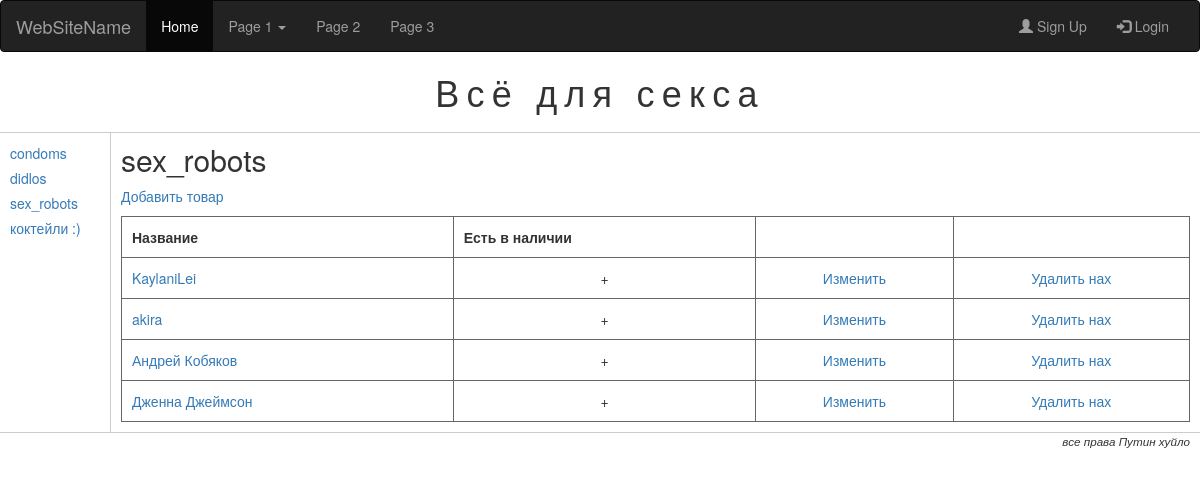
Before: /goods/3/ with the older database file.
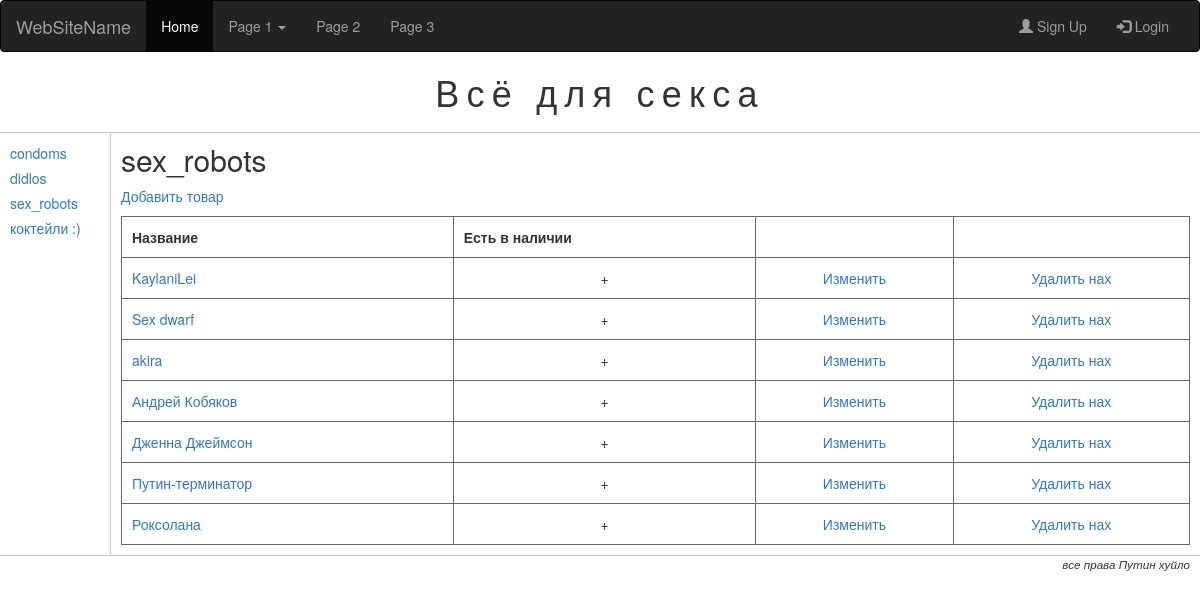
After: the same page with the newer database file.
### startup/models.py (models this page shows, shortened)
class Category(models.Model):
    name = models.CharField(max_length = 30, unique = True)

class Good(models.Model):
    name =  models.CharField(max_length =50, unique = True)
    description =  models.TextField()
    in_stock = models.BooleanField(default =  True, db_index = True)
    category =  models.ForeignKey(Category, null= True, blank = True, on_delete = models.SET_NULL)
    """class  Meta:
        ordering = ["-price", "name"]
        unique_together = ("category", "name", "price")
        verbose_name = "товар"
        verbose_name_plural = "товары" """

### startup/twviews.py (the view)
# urls.py: url(r'^(?:(?P<cat_id>\d+)/)?$', GoodListView.as_view(), name="index"),
class GoodListView(ListView, CategoryListMixin):
    template_name = "index.html"
    paginate_by = 10
    cat = None
    def get(self, request, *args, **kwargs):
        if self.kwargs["cat_id"] == None:
            self.cat = Category.objects.first()
        else:
            self.cat = Category.objects.get(pk = self.kwargs["cat_id"])
        return super(GoodListView, self).get(self, *args, **kwargs)
    def get_context_data(self, **kwargs):
        context = super(GoodListView, self).get_context_data(**kwargs)
        context["category"] = self.cat
        return context
    def get_queryset(self):
        return Good.objects.filter(category = self.cat).order_by("name")

### startup/twviews.py (called while the page is built)
    def get_context_data(self, **kwargs):
        context = super(CategoryListMixin, self).get_context_data(**kwargs)
        context["cats"] =Category.objects.order_by("name")
        return context

### templates/index.html (shortened to what this page needs)
{% extends "base.html" %}
{% block main %}
      <h2> {{category.name}} </h2>
      <p><a href="{% url "good_add" cat_id=category.id %}?page={{ page_obj.number }}">Добавить товар</a></p>
        <table>
    	    <tr>
    	      <th> Название</th>
    	      <th> Есть в наличии</th>
            <th>&nbsp;</th>
            <th>&nbsp;</th>
    	    </tr>
    	    {% for good in object_list %}
    	      <tr>
    	        <td><a href="{%  url "good" good_id=good.id %}?page={{page_obj.number}}">{{good.name}}</a></td>
    	        <td class = "centered"> {% if good.in_stock %} + {% endif %}</td>
              <td class="centered"><a href="{% url "good_edit" good_id=good.id %}?page={{ page_obj.number }}">Изменить</a></td>
              <td class="centered"><a href="{% url "good_delete" good_id=good.id %}?page={{ page_obj.number }}">Удалить нах</a></td>
    	      </tr>
    	    {% endfor %}
        </table>
{% endblock %}

### templates/base.html (shortened to what this page needs)
{% load staticfiles %}
<!doctype html>
<html>
  <head>
  <link rel="stylesheet" href="https://maxcdn.bootstrapcdn.com/bootstrap/3.3.7/css/bootstrap.min.css">
    <link type="text/css" href ="{% static "main.css" %}" rel="stylesheet">
  </head>
  <body>
     <nav class="navbar navbar-inverse">
  <div class="container-fluid">
    <div class="navbar-header">
      <a class="navbar-brand" href="#">WebSiteName</a>
    </div>
    <div class="collapse navbar-collapse" id="myNavbar">
      <ul class="nav navbar-nav">
        <li class="active"><a href="#">Home</a></li>
        <li class="dropdown">
          <a class="dropdown-toggle" data-toggle="dropdown" href="#">Page 1 <span class="caret"></span></a>
        </li>
        <li><a href="#">Page 2</a></li>
        <li><a href="#">Page 3</a></li>
      </ul>
      <ul class="nav navbar-nav navbar-right">
        <li><a href="#"><span class="glyphicon glyphicon-user"></span> Sign Up</a></li>
        <li><a href="#"><span class="glyphicon glyphicon-log-in"></span> Login</a></li>
      </ul>
    </div>
  </div>
</nav>
    <div id = "header">
      <h1> Всё для секса </h1>
    </div>
    <div id="leftmenu">
      <ul>
        {% for cat in cats %}
          <li><a href="{% url "index" cat_id=cat.id%}">{{cat.name}}</a> </li>
        {% endfor %}
      </ul>
    </div>
    <div id="main">
       {% block main %}
       {% endblock %}
    </div>
    <div id = "footer">
        <p>все права Путин хуйло</p>
      </div>
  </body>
</html>

### static/main.css (style rules this page uses)
body { margin: 0px; padding: 0px; }
#header { text-align: center; border-bottom: 1px #cccccc solid; }
#header h1 { margin: 20px 0px 20px 0px; letter-spacing: 0.2em; }
#leftmenu { float:left; width: 100px; padding: 10px; }
#leftmenu ul { margin: 0px; padding: 0px; }
#leftmenu ul li { list-style-type: none; margin-bottom: 5px; }
#main { margin-left: 110px; border-left: 1px #cccccc solid; padding: 10px; }
#main h2 { margin: 0px 0px 10px 0px; }
#main table { width:100%; border-collapse: collapse; }
#main table td, #main table th { border: 1px #666666 solid; padding: 10px; }
#main table td.centered { text-align: center; }
#footer { text-align: right; border-top: 1px #cccccc solid; padding-right: 10px; }
#footer p { font-size: smaller; font-style: italic; }

Changed rows visible on the page:
added Good: name "Sex dwarf"
added Good: name "Путин-терминатор"
added Good: name "Роксолана"
